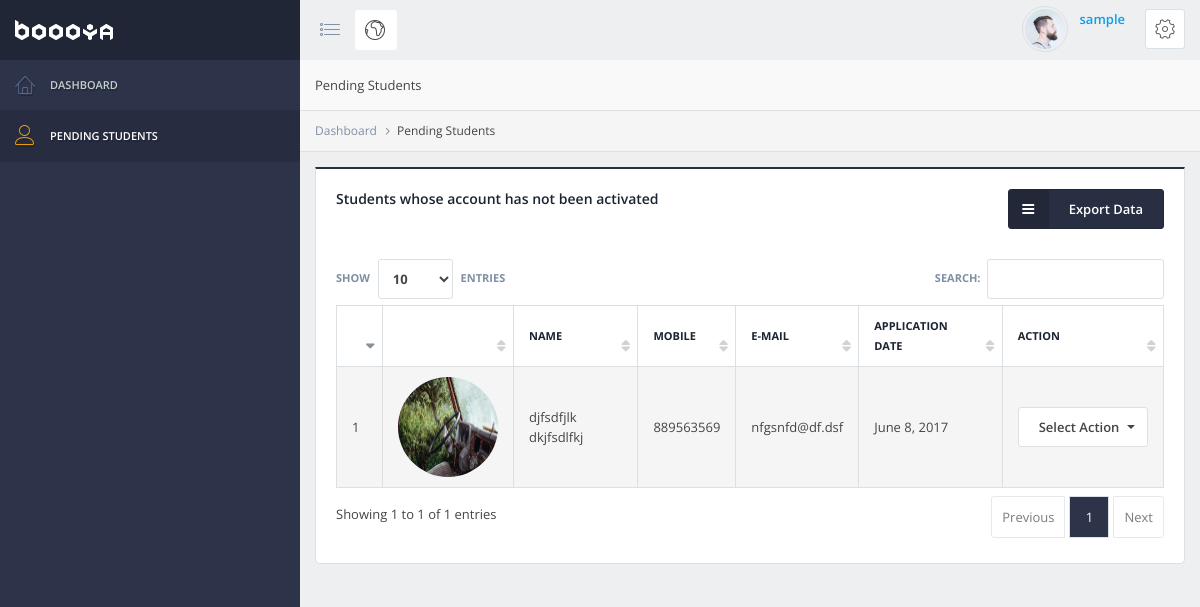
The app's page /staff/pending-students (signed in) with its own data.
### student/models.py (models this page shows)
class StudentApplication(models.Model):
    user = models.OneToOneField(User)
    mobile = models.CharField(max_length=20)
    pic = models.ImageField(upload_to='student/photo/')
    date_applied = models.DateTimeField(auto_now_add=True)
    application_status = models.CharField(max_length=30, choices=(
        ('PENDING', 'PENDING'),
        ('APPROVED', 'APPROVED'),
        ('DECLINED', 'DECLINED'),
    ), default='PENDING')
    def __str__(self):
        return self.user.username

### staff/views.py (the view, shortened to what this page needs)
@login_required
@user_passes_test(permissions.is_staff)
def pending_students_view(request):
    pending_students = StudentApplication.objects.filter(application_status='PENDING')
    return render(request, 'staff/pending-students.html', {'pending_students': pending_students})

### accounts/permissions.py (called while the page is built)
def get_user_type(user):
    if user.is_superuser:
        return "Admin"
    if user.has_perm('accounts.c_staff'):
        return "Staff"
    if user.has_perm('accounts.c_student'):
        return "Student"
    return "Admin"

def is_staff(user):
    return get_user_type(user) == 'Staff'

### staff/templates/staff/pending-students.html (shortened to what this page needs)
{% extends 'base/main_manager.html' %}
{% load staticfiles %}
{% block extra_style %}
    <link rel="stylesheet" href="https://cdn.jsdelivr.net/sweetalert2/6.6.2/sweetalert2.min.css">
{% endblock %}
{% block page_title %}Pending Students{% endblock %}
{% block bread_crumb %}
    <li><a href="{% url 'account:dashboard' %}">Dashboard</a></li>
    <li>Pending Students</li>
{% endblock %}
{% block content %}
    <div class="row">
        <div class="col-sm-12">
            <div class="block block-condensed block-primary">
                <div class="app-heading app-heading-small">
                    <div class="title">
                        <h5>Students whose account has not been activated</h5>
                    </div>
                    <div class="heading-elements">
                        <div class="btn-group">
                            <button class="btn btn-primary btn-icon-fixed dropdown-toggle"
                                    data-toggle="dropdown"><span
                                    class="fa fa-bars"></span> Export Data
                            </button>
                        </div>
                    </div>
                </div>
                <div class="block-content">
                    <table class="table table-striped table-bordered datatable-extended" id="sortable-data">
                        <thead>
                        <tr>
                            <th></th>
                            <th></th>
                            <th>Name</th>
                            <th>Mobile</th>
                            <th>E-Mail</th>
                            <th>Application Date</th>
                            <th>Action</th>
                        </tr>
                        </thead>
                        <tbody>
                        {% for student in pending_students %}
                            <tr>
                                <td>{{ forloop.counter }}</td>
                                <td><img src="{{ student.pic.url }}" alt="{{ student }}" class="student-pic"></td>
                                <td>{{ student.user.get_full_name }}</td>
                                <td>{{ student.mobile }}</td>
                                <td>{{ student.user.email }}</td>
                                <td>{{ student.date_applied|date }}</td>
                                <td>
                                    <select name="" id="select-{{ forloop.counter }}" class="bs-select"
                                            onchange="takeAction('{{ student.pk }}', '{{ forloop.counter }}', '{{ student.user.get_full_name }}')">
                                        <option value="">Select Action</option>
                                    </select>
                                </td>
                            </tr>
                        {% endfor %}
                        </tbody>
                    </table>
                </div>
            </div>
        </div>
    </div>
{% endblock %}

### techtest/templates/base/main_manager.html (shortened to what this page needs)
{% load staticfiles %}
<!DOCTYPE html>
<html lang="en">
<head>
    <link rel="stylesheet" href="{% static 'css/styles.css' %}">
    {% block extra_style %}{% endblock %}
</head>
<body>
<div class="app">
    <div class="app-container">
        <div class="app-sidebar app-navigation  app-navigation-fixed app-navigation-style-default dir-left"
             data-type="close-other">
            <a href="" class="app-navigation-logo">
            </a>
            <nav>
                {% include 'base/navigation.html' %}
            </nav>
        </div>
        <div class="app-content app-sidebar-left">
            <div class="app-header">
                <ul class="app-header-buttons">
                    <li class="hidden-mobile"><a href="#" class="btn btn-link btn-icon"
                                                 data-sidebar-minimize=".app-sidebar.dir-left"><span
                            class="icon-list"></span></a></li>
                </ul>
                <form class="app-header-search" action="" method="post">
                    <input type="text" name="keyword" placeholder="Search">
                </form>
                <ul class="app-header-buttons pull-right">
                    <li>
                        <div class="contact contact-rounded contact-bordered contact-lg contact-ps-controls">
                            <img src="{% static 'assets/images/users/user_1.jpg' %}" alt="John Doe">
                            <div class="contact-container">
                                <a href="#">{{ request.user.username }}</a>
                            </div>
                            <div class="contact-controls">
                                <div class="dropdown">
                                    <button type="button" class="btn btn-default btn-icon" data-toggle="dropdown"><span
                                            class="icon-cog"></span></button>
                                </div>
                            </div>
                        </div>
                    </li>
                </ul>
            </div>
            <div class="app-heading app-heading-bordered app-heading-page">
                {% block page_title %}
                {% endblock %}
            </div>
            <div class="app-heading-container app-heading-bordered bottom">
                <ul class="breadcrumb">
                    {% block bread_crumb %}{% endblock %}
                </ul>
            </div>
            <div class="container">
                {% block content %}{% endblock %}
            </div>
        </div>
    </div>
</div>
</body>
</html>

### staff/templates/staff/pending-students.html (style rules this page uses)
.student-pic { width: 100px; height: 100px; border-radius: 50px; }

### records on screen
StudentApplication: pic (picture), user.get_full_name "djfsdfjlk dkjfsdlfkj", mobile "889563569", user.email "nfgsnfd@df.dsf", date_applied "June 8, 2017"

### other values on screen
{{ request.user.username }} "sample"
